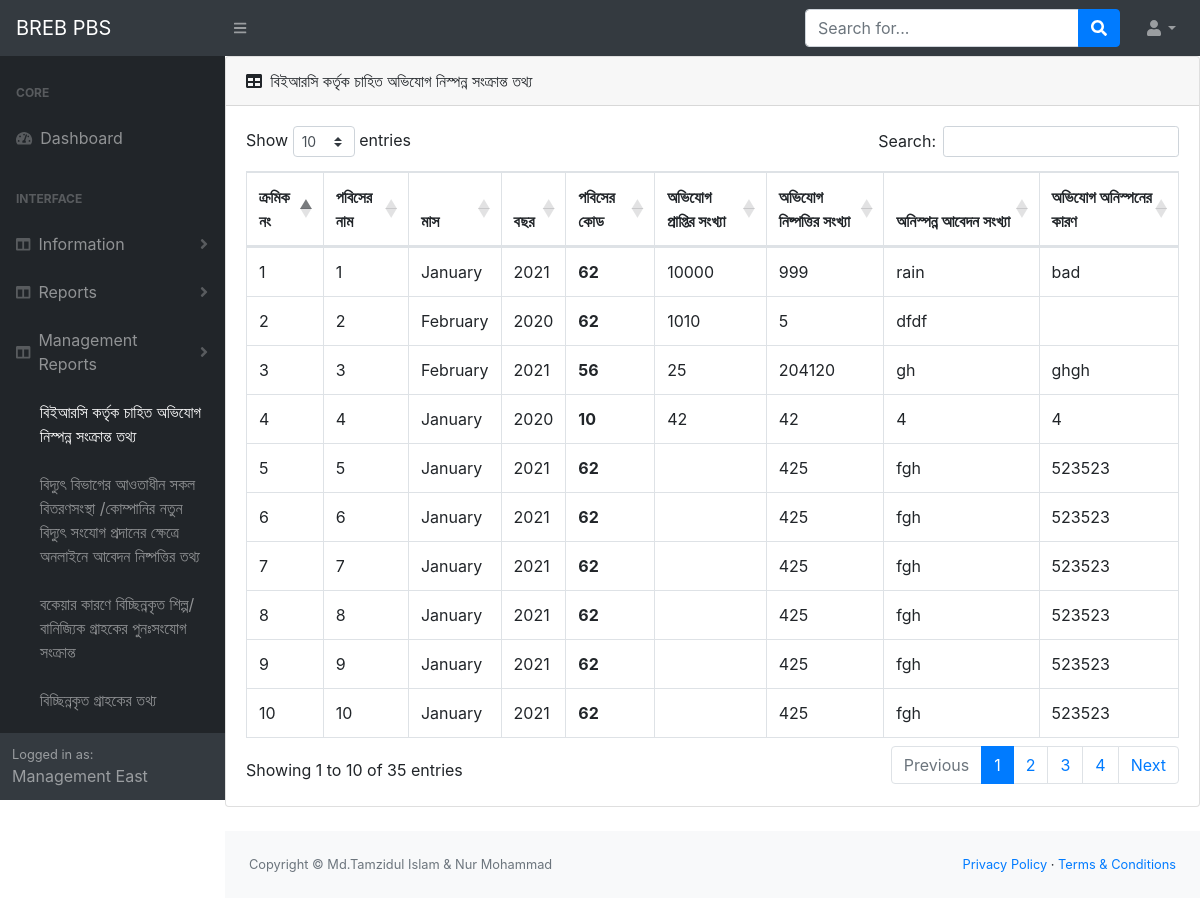
/m-berc-info (signed in), run on the app's committed database.
### infoapp/models.py (models this page shows, shortened)
class PbsInfoBERC(models.Model):
    pbs_code=models.IntegerField(blank=True, null=True)
    management_code=models.IntegerField(blank=True,null=True)
    complain_nos=models.CharField(max_length=250, blank=True, null=True)
    month=models.CharField(max_length=10, blank=True, null=True)
    year=models.CharField(max_length=10,blank=True, null=True)
    complain_solve=models.CharField(max_length=250, blank=True, null=True)
    complain_unsolve_case=models.TextField(max_length=300, blank=True, null=True)
    complain_remark=models.CharField(max_length=200, blank=True, null=True)

### infoapp/views.py (the view)
# urls.py: path('m-berc-info', views.m_berc_info , name='m_berc_info'),
def m_berc_info(request):
    current_user=request.user
    user_id=current_user.id
    user_management_info=ManagementInfo.objects.get(user__pk=user_id)
    user_pbs_management_info=PbsInfo.objects.filter(management_code=user_management_info.management_code)
    my_data=PbsInfoBERC.objects.filter(management_code=user_management_info.management_code)
    context={'my_data':my_data,'user_pbs_management_info':user_pbs_management_info}
    return render(request, 'm_brec_info.html',context)

### templates/m_brec_info.html
{% extends 'base.html'%}
{% block content %}
<div class="card mb-4">
  <div class="card-header">
      <i class="fas fa-table mr-1"></i>
      বিইআরসি কর্তৃক চাহিত অভিযোগ নিস্পন্ন সংক্রান্ত তথ্য
  </div>
  <div class="card-body">
      <div class="table-responsive">
          <table class="table table-bordered" id="dataTable" width="100%" cellspacing="0">
              <thead>
                <tr>
                  <th scope="col">ক্রমিক নং</th>
                  <th scope="col">পবিসের নাম</th>
                  <th scope="col">মাস</th>
                  <th scope="col">বছর</th>
                  <th scope="col">পবিসের কোড</th>
                  <th scope="col">অভিযোগ প্রাপ্তির সংখ্যা </th>
                  <th scope="col">অভিযোগ নিষ্পত্তির সংখ্যা  </th>
                  <th scope="col">অনিস্পন্ন আবেদন সংখ্যা </th>
                  <th scope="col">অভিযোগ অনিস্পনের কারণ </th>
                </tr>
              </thead>
              <tbody>
                {% for my_data in my_data %}
           <tr>
                <td>{{ forloop.counter }}</td>
                <td>{{ forloop.counter }}</td>
                <td>{{ my_data.month }}</td>
                <td>{{ my_data.year }}</td>
                <th scope="row">{{ my_data.pbs_code }}</th>
                <td>{{ my_data.complain_nos }}</td>
                <td>{{ my_data.complain_solve }}</td>
                <td>{{ my_data.complain_unsolve_case }}</td>
                <td>{{ my_data.complain_remark }}</td>
            </tr>
            {% endfor %}
              </tbody>
          </table>
      </div>
  </div>
</div>
{% endblock %}

### templates/base.html (shortened to what this page needs)
{% load static %}
<!DOCTYPE html>
<html lang="en">
    <head>
        <link href="{% static 'css/styles.css'%}" rel="stylesheet" />
        <link href="https://cdn.datatables.net/1.10.20/css/dataTables.bootstrap4.min.css" rel="stylesheet" />
    </head>
    <body class="sb-nav-fixed">
        <nav class="sb-topnav navbar navbar-expand navbar-dark bg-dark">
            <a class="navbar-brand" href="home_page.html">BREB PBS</a>
            <button class="btn btn-link btn-sm order-1 order-lg-0" id="sidebarToggle" href="#"><i class="fas fa-bars"></i></button>
            <form class="d-none d-md-inline-block form-inline ml-auto mr-0 mr-md-3 my-2 my-md-0">
                <div class="input-group">
                    <input class="form-control" type="text" placeholder="Search for..." aria-label="Search" aria-describedby="basic-addon2" />
                    <div class="input-group-append">
                        <button class="btn btn-primary" type="button"><i class="fas fa-search"></i></button>
                    </div>
                </div>
            </form>
            <ul class="navbar-nav ml-auto ml-md-0">
                <li class="nav-item dropdown">
                    <a class="nav-link dropdown-toggle" id="userDropdown" href="#" role="button" data-toggle="dropdown" aria-haspopup="true" aria-expanded="false"><i class="fas fa-user fa-fw"></i></a>
                </li>
            </ul>
        </nav>
        <div id="layoutSidenav">
            <div id="layoutSidenav_nav">
                <nav class="sb-sidenav accordion sb-sidenav-dark" id="sidenavAccordion">
                    <div class="sb-sidenav-menu">
                        <div class="nav">
                            <div class="sb-sidenav-menu-heading">Core</div>
                            <a class="nav-link" href="index.html">
                                <div class="sb-nav-link-icon"><i class="fas fa-tachometer-alt"></i></div>
                                Dashboard
                            </a>
                            <div class="sb-sidenav-menu-heading">Interface</div>
                            <a class="nav-link collapsed" href="#" data-toggle="collapse" data-target="#collapseLayouts" aria-expanded="false" aria-controls="collapseLayouts">
                                <div class="sb-nav-link-icon"><i class="fas fa-columns"></i></div>
                                Information
                                <div class="sb-sidenav-collapse-arrow"><i class="fas fa-angle-down"></i></div>
                            </a>
                            <a class="nav-link collapsed" href="#" data-toggle="collapse" data-target="#collapseLayoutss" aria-expanded="false" aria-controls="collapseLayouts">
                                <div class="sb-nav-link-icon"><i class="fas fa-columns"></i></div>
                                Reports
                                <div class="sb-sidenav-collapse-arrow"><i class="fas fa-angle-down"></i></div>
                            </a>
                            <a class="nav-link collapsed" href="#" data-toggle="collaps" data-target="#collapseLayoutss" aria-expanded="false" aria-controls="collapseLayouts">
                                <div class="sb-nav-link-icon"><i class="fas fa-columns"></i></div>
                                Management Reports
                                <div class="sb-sidenav-collapse-arrow"><i class="fas fa-angle-down"></i></div>
                            </a>
                            <div class="collaps" id="collapseLayoutss" aria-labelledby="headingOne" data-parent="#sidenavAccordion">
                                <nav class="sb-sidenav-menu-nested nav">
                                    <a class="nav-link" href="{% url 'infoapp:m_berc_info' %}">বিইআরসি কর্তৃক চাহিত অভিযোগ নিস্পন্ন সংক্রান্ত তথ্য</a>
                                    <a class="nav-link" href="{% url 'infoapp:m_new_con_info' %}">বিদ্যুৎ বিভাগের আওতাধীন সকল বিতরণসংস্থা /কোম্পানির নতুন বিদ্যুৎ সংযোগ প্রদানের ক্ষেত্রে অনলাইনে আবেদন নিষ্পত্তির তথ্য</a>
                                    <a class="nav-link" href="{% url 'infoapp:m_industry_commercial_dc_rc' %}">বকেয়ার কারণে বিচ্ছিন্নকৃত শিল্প/বানিজ্যিক গ্রাহকের পুনঃসংযোগ সংক্রান্ত</a>
                                    <a class="nav-link" href="{% url 'infoapp:m_dc_consumer' %}">বিচ্ছিন্নকৃত গ্রাহকের তথ্য</a>
                                    <a class="nav-link" href="{% url 'infoapp:m_connected_consumer' %}">অবিচ্ছিন্নকৃত গ্রাহকের তথ্য</a>
                                </nav>
                            </div>
                        </div>
                    </div>
                    <div class="sb-sidenav-footer">
                        <div class="small">Logged in as:</div>
                        {{ user.first_name|title}}    {{user.last_name|title}}
                    </div>
                </nav>
            </div>
            <div id="layoutSidenav_content">
                {% block content %}
                {% endblock %}
                <footer class="py-4 bg-light mt-auto">
                    <div class="container-fluid">
                        <div class="d-flex align-items-center justify-content-between small">
                            <div class="text-muted">Copyright &copy; Md.Tamzidul Islam & Nur Mohammad</div>
                            <div>
                                <a href="#">Privacy Policy</a>
                                &middot;
                                <a href="#">Terms &amp; Conditions</a>
                            </div>
                        </div>
                    </div>
                </footer>
            </div>
        </div>
    </body>
</html>

### data on the page
PbsInfoBERC: month "January", year "2021", pbs_code "62", complain_nos "10000", complain_solve "999", complain_unsolve_case "rain", complain_remark "bad"
PbsInfoBERC: month "February", year "2020", pbs_code "62", complain_nos "1010", complain_solve "5", complain_unsolve_case "dfdf"
PbsInfoBERC: month "February", year "2021", pbs_code "56", complain_nos "25", complain_solve "204120", complain_unsolve_case "gh", complain_remark "ghgh"
PbsInfoBERC: month "January", year "2020", pbs_code "10", complain_nos "42", complain_solve "42", complain_unsolve_case "4", complain_remark "4"
PbsInfoBERC: month "January", year "2021", pbs_code "62", complain_solve "425", complain_unsolve_case "fgh", complain_remark "523523"
PbsInfoBERC: month "January", year "2021", pbs_code "62", complain_solve "425", complain_unsolve_case "fgh", complain_remark "523523"
PbsInfoBERC: month "January", year "2021", pbs_code "62", complain_solve "425", complain_unsolve_case "fgh", complain_remark "523523"
PbsInfoBERC: month "January", year "2021", pbs_code "62", complain_solve "425", complain_unsolve_case "fgh", complain_remark "523523"
PbsInfoBERC: month "January", year "2021", pbs_code "62", complain_solve "425", complain_unsolve_case "fgh", complain_remark "523523"
PbsInfoBERC: month "January", year "2021", pbs_code "62", complain_solve "425", complain_unsolve_case "fgh", complain_remark "523523"

### other printed values
{{ user.first_name|title }} "Management"
{{ user.last_name|title }} "East"
